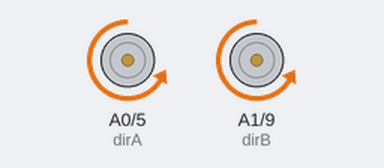
A sketch run on a simulated Arduino Uno, built with avr-gcc and run on an emulated ATmega328P. Shown: direction and speed pins drawn as motors (green arrow = direction pin HIGH = forward, orange = LOW = backward, longer = more drive).

Above: at 1.0 s.
At 3.1 s:
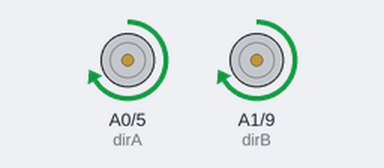
At 5.1 s:
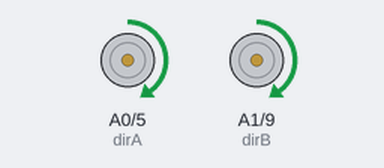
At 7.1 s:
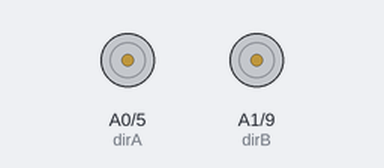
Timing chart, 0 to 10.7 s (numbered marks = the images above):
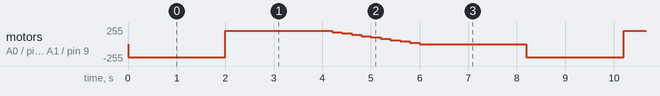

The sketch:

test_led_strip.ino
```cpp
// Motor A
int pwmA = 5;
int dirA = A0;

// Motor B
int pwmB = 9;
int dirB = A1;

void setup() {
  pinMode(pwmA, OUTPUT);
  pinMode(dirA, OUTPUT);

  pinMode(pwmB, OUTPUT);
  pinMode(dirB, OUTPUT);
}

void loop() {
  // --- Motor A frente, Motor B frente ---
  digitalWrite(dirA, LOW);
  analogWrite(pwmA, 200);  // ~78% velocidade
  digitalWrite(dirB, LOW);
  analogWrite(pwmB, 200);
  delay(2000);

  // --- Motor A trás, Motor B trás ---
  digitalWrite(dirA, HIGH);
  analogWrite(pwmA, 200);
  digitalWrite(dirB, HIGH);
  analogWrite(pwmB, 200);
  delay(2000);

  // --- Reduz velocidade gradualmente ---
  for (int v = 200; v >= 0; v -= 20) {
    analogWrite(pwmA, v);
    analogWrite(pwmB, v);
    delay(200);
  }

  // --- Parar os motores ---
  analogWrite(pwmA, 0);
  analogWrite(pwmB, 0);
  delay(2000);
}
```

Measured:
- by itself, motor on A0 (dirA) / pin 5 (pwmA), motor on A1 (dirB) / pin 9 (pwmB): repeats every 8.2 s: forward 200/255 2.2 s, forward 180/255 0.20 s, forward 160/255 0.20 s, forward 140/255 0.20 s, forward 120/255 0.20 s, forward 100/255 0.20 s, forward 80/255 0.20 s, forward 60/255 0.20 s, forward 40/255 0.20 s, forward 20/255 0.20 s, stopped 2.2 s, backward 200/255 2.0 s
